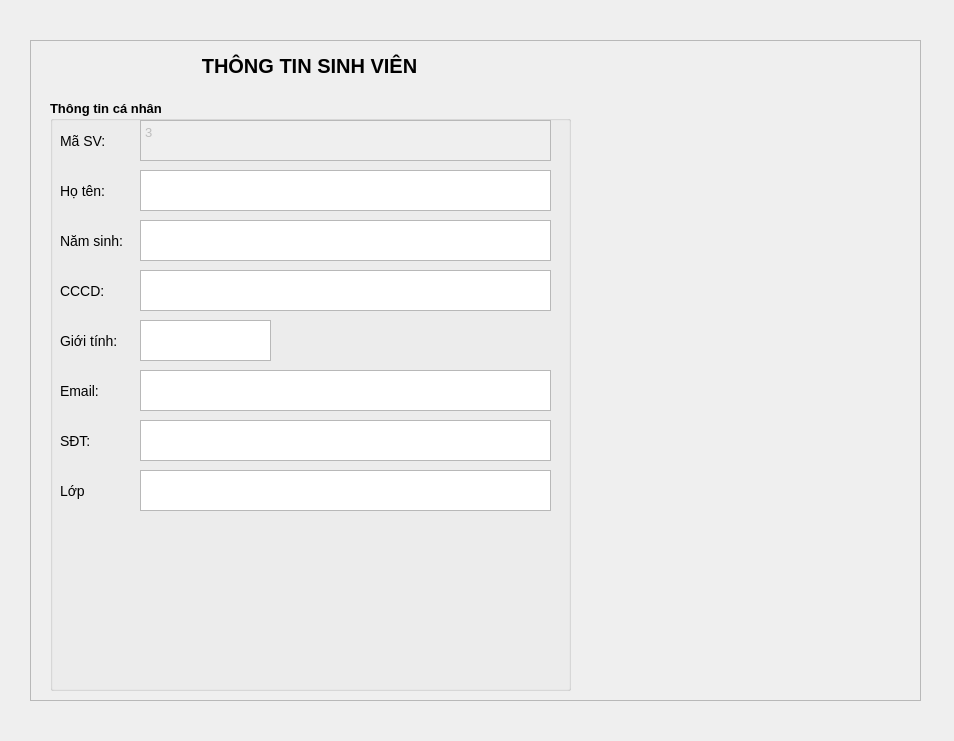
<?xml version="1.0" encoding="UTF-8"?>
<ui version="4.0">
 <class>StudentInfo</class>
 <widget class="QWidget" name="StudentInfo">
  <property name="geometry">
   <rect>
    <x>0</x>
    <y>0</y>
    <width>954</width>
    <height>741</height>
   </rect>
  </property>
  <property name="windowTitle">
   <string>Form</string>
  </property>
  <widget class="QFrame" name="fr_thongtin">
   <property name="geometry">
    <rect>
     <x>30</x>
     <y>40</y>
     <width>891</width>
     <height>661</height>
    </rect>
   </property>
   <property name="styleSheet">
    <string notr="true">#frame{
	border: 1px solid black
}
QPushButton{
	padding: 15px 5px;
	background-color: #D5EDF9;
}
#gridLayout{
	border: 1px solid black;
}
</string>
   </property>
   <property name="frameShape">
    <enum>QFrame::StyledPanel</enum>
   </property>
   <property name="frameShadow">
    <enum>QFrame::Raised</enum>
   </property>
   <widget class="QGroupBox" name="grbx_canhan">
    <property name="geometry">
     <rect>
      <x>20</x>
      <y>60</y>
      <width>521</width>
      <height>591</height>
     </rect>
    </property>
    <property name="font">
     <font>
      <pointsize>10</pointsize>
      <weight>75</weight>
      <bold>true</bold>
     </font>
    </property>
    <property name="styleSheet">
     <string notr="true">QLabel, QPushButton{
	font-size: 14px;
}</string>
    </property>
    <property name="title">
     <string>Thông tin cá nhân</string>
    </property>
    <widget class="QLabel" name="lb_hoten">
     <property name="geometry">
      <rect>
       <x>10</x>
       <y>20</y>
       <width>71</width>
       <height>41</height>
      </rect>
     </property>
     <property name="font">
      <font>
       <pointsize>-1</pointsize>
      </font>
     </property>
     <property name="text">
      <string>Mã SV:</string>
     </property>
    </widget>
    <widget class="QLabel" name="lb_namsinh">
     <property name="geometry">
      <rect>
       <x>10</x>
       <y>120</y>
       <width>90</width>
       <height>41</height>
      </rect>
     </property>
     <property name="font">
      <font>
       <pointsize>-1</pointsize>
      </font>
     </property>
     <property name="text">
      <string>Năm sinh:</string>
     </property>
    </widget>
    <widget class="QLabel" name="lb_cccd">
     <property name="geometry">
      <rect>
       <x>10</x>
       <y>170</y>
       <width>57</width>
       <height>41</height>
      </rect>
     </property>
     <property name="font">
      <font>
       <pointsize>-1</pointsize>
      </font>
     </property>
     <property name="text">
      <string>CCCD:</string>
     </property>
    </widget>
    <widget class="QLabel" name="lb_gioitinh">
     <property name="geometry">
      <rect>
       <x>10</x>
       <y>220</y>
       <width>81</width>
       <height>41</height>
      </rect>
     </property>
     <property name="font">
      <font>
       <pointsize>-1</pointsize>
      </font>
     </property>
     <property name="text">
      <string>Giới tính:</string>
     </property>
    </widget>
    <widget class="QLabel" name="lb_email">
     <property name="geometry">
      <rect>
       <x>10</x>
       <y>270</y>
       <width>56</width>
       <height>41</height>
      </rect>
     </property>
     <property name="font">
      <font>
       <pointsize>-1</pointsize>
      </font>
     </property>
     <property name="text">
      <string>Email:</string>
     </property>
    </widget>
    <widget class="QLabel" name="lb_sdt">
     <property name="geometry">
      <rect>
       <x>10</x>
       <y>320</y>
       <width>44</width>
       <height>41</height>
      </rect>
     </property>
     <property name="font">
      <font>
       <pointsize>-1</pointsize>
      </font>
     </property>
     <property name="text">
      <string>SĐT:</string>
     </property>
    </widget>
    <widget class="QTextEdit" name="txt_mssv">
     <property name="enabled">
      <bool>false</bool>
     </property>
     <property name="geometry">
      <rect>
       <x>90</x>
       <y>20</y>
       <width>411</width>
       <height>41</height>
      </rect>
     </property>
     <property name="font">
      <font/>
     </property>
     <property name="readOnly">
      <bool>true</bool>
     </property>
     <property name="html">
      <string>&lt;!DOCTYPE HTML PUBLIC &quot;-//W3C//DTD HTML 4.0//EN&quot; &quot;http://www.w3.org/TR/REC-html40/strict.dtd&quot;&gt;
&lt;html&gt;&lt;head&gt;&lt;meta name=&quot;qrichtext&quot; content=&quot;1&quot; /&gt;&lt;style type=&quot;text/css&quot;&gt;
p, li { white-space: pre-wrap; }
&lt;/style&gt;&lt;/head&gt;&lt;body style=&quot; font-family:'MS Shell Dlg 2'; font-size:8.25pt; font-weight:400; font-style:normal;&quot;&gt;
&lt;p style=&quot; margin-top:0px; margin-bottom:0px; margin-left:0px; margin-right:0px; -qt-block-indent:0; text-indent:0px;&quot;&gt;&lt;span style=&quot; font-size:10pt;&quot;&gt;3&lt;/span&gt;&lt;/p&gt;&lt;/body&gt;&lt;/html&gt;</string>
     </property>
    </widget>
    <widget class="QTextEdit" name="txt_namsinh">
     <property name="geometry">
      <rect>
       <x>90</x>
       <y>120</y>
       <width>411</width>
       <height>41</height>
      </rect>
     </property>
     <property name="font">
      <font/>
     </property>
     <property name="readOnly">
      <bool>true</bool>
     </property>
     <property name="placeholderText">
      <string/>
     </property>
    </widget>
    <widget class="QTextEdit" name="txt_cccd">
     <property name="geometry">
      <rect>
       <x>90</x>
       <y>170</y>
       <width>411</width>
       <height>41</height>
      </rect>
     </property>
     <property name="font">
      <font/>
     </property>
     <property name="readOnly">
      <bool>true</bool>
     </property>
     <property name="placeholderText">
      <string/>
     </property>
    </widget>
    <widget class="QTextEdit" name="txt_email">
     <property name="geometry">
      <rect>
       <x>90</x>
       <y>270</y>
       <width>411</width>
       <height>41</height>
      </rect>
     </property>
     <property name="font">
      <font/>
     </property>
     <property name="readOnly">
      <bool>true</bool>
     </property>
     <property name="placeholderText">
      <string/>
     </property>
    </widget>
    <widget class="QTextEdit" name="txt_sdt">
     <property name="geometry">
      <rect>
       <x>90</x>
       <y>320</y>
       <width>411</width>
       <height>41</height>
      </rect>
     </property>
     <property name="font">
      <font/>
     </property>
     <property name="readOnly">
      <bool>true</bool>
     </property>
     <property name="placeholderText">
      <string/>
     </property>
    </widget>
    <widget class="QTextEdit" name="txt_malop">
     <property name="geometry">
      <rect>
       <x>90</x>
       <y>370</y>
       <width>411</width>
       <height>41</height>
      </rect>
     </property>
     <property name="font">
      <font/>
     </property>
     <property name="readOnly">
      <bool>true</bool>
     </property>
     <property name="placeholderText">
      <string/>
     </property>
    </widget>
    <widget class="QLabel" name="lb_lophoc">
     <property name="geometry">
      <rect>
       <x>10</x>
       <y>370</y>
       <width>71</width>
       <height>41</height>
      </rect>
     </property>
     <property name="font">
      <font>
       <pointsize>-1</pointsize>
      </font>
     </property>
     <property name="text">
      <string>Lớp</string>
     </property>
    </widget>
    <widget class="QTextEdit" name="txt_hoten">
     <property name="geometry">
      <rect>
       <x>90</x>
       <y>70</y>
       <width>411</width>
       <height>41</height>
      </rect>
     </property>
     <property name="font">
      <font/>
     </property>
     <property name="readOnly">
      <bool>true</bool>
     </property>
     <property name="placeholderText">
      <string/>
     </property>
    </widget>
    <widget class="QLabel" name="lb_hoten_2">
     <property name="geometry">
      <rect>
       <x>10</x>
       <y>70</y>
       <width>71</width>
       <height>41</height>
      </rect>
     </property>
     <property name="font">
      <font>
       <pointsize>-1</pointsize>
      </font>
     </property>
     <property name="text">
      <string>Họ tên:</string>
     </property>
    </widget>
    <widget class="QTextEdit" name="txt_gioitinh">
     <property name="geometry">
      <rect>
       <x>90</x>
       <y>220</y>
       <width>131</width>
       <height>41</height>
      </rect>
     </property>
     <property name="font">
      <font/>
     </property>
     <property name="readOnly">
      <bool>true</bool>
     </property>
     <property name="placeholderText">
      <string/>
     </property>
    </widget>
   </widget>
   <widget class="QLabel" name="lb_thongtin">
    <property name="geometry">
     <rect>
      <x>4</x>
      <y>10</y>
      <width>551</width>
      <height>31</height>
     </rect>
    </property>
    <property name="font">
     <font>
      <pointsize>-1</pointsize>
      <weight>75</weight>
      <bold>true</bold>
     </font>
    </property>
    <property name="styleSheet">
     <string notr="true">font-size: 20px;
font-weight: bold;</string>
    </property>
    <property name="text">
     <string>THÔNG TIN SINH VIÊN</string>
    </property>
    <property name="alignment">
     <set>Qt::AlignCenter</set>
    </property>
   </widget>
   <widget class="QLabel" name="lbImage">
    <property name="geometry">
     <rect>
      <x>630</x>
      <y>70</y>
      <width>160</width>
      <height>160</height>
     </rect>
    </property>
    <property name="text">
     <string/>
    </property>
   </widget>
  </widget>
 </widget>
 <resources/>
 <connections/>
</ui>
